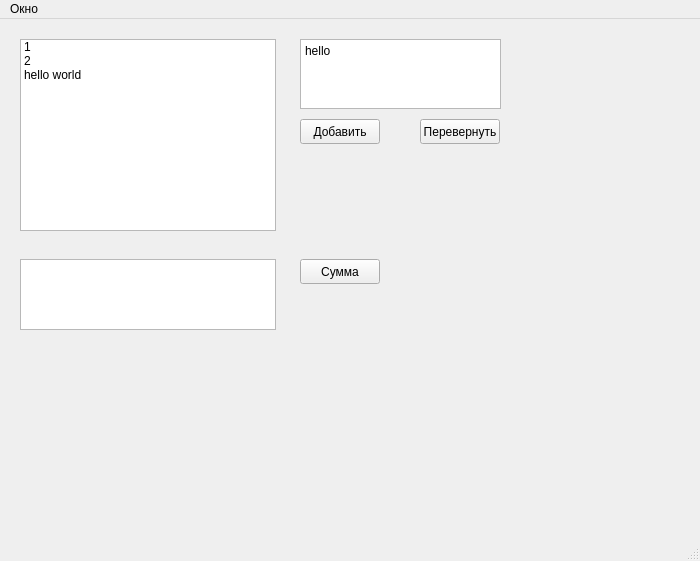
<?xml version="1.0" encoding="UTF-8"?>
<ui version="4.0">
 <class>MainWindow</class>
 <widget class="QMainWindow" name="MainWindow">
  <property name="geometry">
   <rect>
    <x>0</x>
    <y>0</y>
    <width>700</width>
    <height>561</height>
   </rect>
  </property>
  <property name="windowTitle">
   <string>MainWindow</string>
  </property>
  <widget class="QWidget" name="centralwidget">
   <widget class="QPushButton" name="pushButton">
    <property name="geometry">
     <rect>
      <x>300</x>
      <y>100</y>
      <width>80</width>
      <height>25</height>
     </rect>
    </property>
    <property name="cursor">
     <cursorShape>PointingHandCursor</cursorShape>
    </property>
    <property name="autoFillBackground">
     <bool>false</bool>
    </property>
    <property name="text">
     <string>Добавить</string>
    </property>
    <property name="autoDefault">
     <bool>false</bool>
    </property>
   </widget>
   <widget class="QPushButton" name="pushButton_2">
    <property name="geometry">
     <rect>
      <x>420</x>
      <y>100</y>
      <width>80</width>
      <height>25</height>
     </rect>
    </property>
    <property name="cursor">
     <cursorShape>PointingHandCursor</cursorShape>
    </property>
    <property name="text">
     <string>Перевернуть</string>
    </property>
   </widget>
   <widget class="QListWidget" name="listWidget">
    <property name="geometry">
     <rect>
      <x>20</x>
      <y>20</y>
      <width>256</width>
      <height>192</height>
     </rect>
    </property>
    <item>
     <property name="text">
      <string>1</string>
     </property>
    </item>
    <item>
     <property name="text">
      <string>2</string>
     </property>
    </item>
    <item>
     <property name="text">
      <string>hello world</string>
     </property>
    </item>
   </widget>
   <widget class="QTextEdit" name="textEdit">
    <property name="geometry">
     <rect>
      <x>300</x>
      <y>20</y>
      <width>201</width>
      <height>70</height>
     </rect>
    </property>
    <property name="html">
     <string>&lt;!DOCTYPE HTML PUBLIC &quot;-//W3C//DTD HTML 4.0//EN&quot; &quot;http://www.w3.org/TR/REC-html40/strict.dtd&quot;&gt;
&lt;html&gt;&lt;head&gt;&lt;meta name=&quot;qrichtext&quot; content=&quot;1&quot; /&gt;&lt;meta charset=&quot;utf-8&quot; /&gt;&lt;style type=&quot;text/css&quot;&gt;
p, li { white-space: pre-wrap; }
hr { height: 1px; border-width: 0; }
li.unchecked::marker { content: &quot;\2610&quot;; }
li.checked::marker { content: &quot;\2612&quot;; }
&lt;/style&gt;&lt;/head&gt;&lt;body style=&quot; font-family:'Sans Serif'; font-size:9pt; font-weight:400; font-style:normal;&quot;&gt;
&lt;p style=&quot; margin-top:0px; margin-bottom:0px; margin-left:0px; margin-right:0px; -qt-block-indent:0; text-indent:0px;&quot;&gt;hello&lt;/p&gt;&lt;/body&gt;&lt;/html&gt;</string>
    </property>
   </widget>
   <widget class="QTextBrowser" name="textBrowser">
    <property name="geometry">
     <rect>
      <x>20</x>
      <y>240</y>
      <width>256</width>
      <height>71</height>
     </rect>
    </property>
   </widget>
   <widget class="QPushButton" name="pushButton_3">
    <property name="geometry">
     <rect>
      <x>300</x>
      <y>240</y>
      <width>80</width>
      <height>25</height>
     </rect>
    </property>
    <property name="cursor">
     <cursorShape>PointingHandCursor</cursorShape>
    </property>
    <property name="text">
     <string>Сумма</string>
    </property>
   </widget>
  </widget>
  <widget class="QMenuBar" name="menubar">
   <property name="geometry">
    <rect>
     <x>0</x>
     <y>0</y>
     <width>700</width>
     <height>22</height>
    </rect>
   </property>
   <widget class="QMenu" name="menu">
    <property name="title">
     <string>Окно</string>
    </property>
   </widget>
   <addaction name="menu"/>
  </widget>
  <widget class="QStatusBar" name="statusbar"/>
 </widget>
 <resources/>
 <connections/>
</ui>
